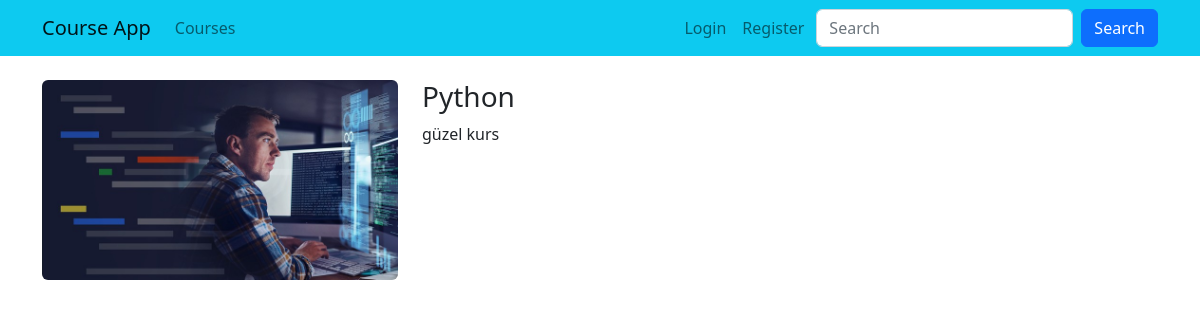
The app's page /courses/python with its own data.
### courses/models.py (models this page shows, shortened)
class Course(models.Model):
    title = models.CharField(max_length=50)
    description =models.TextField()
    image = models.ImageField(upload_to="images",default="")
    date = models.DateField(auto_now_add=True)
    isActive = models.BooleanField(default=False)
    isHome = models.BooleanField(default=False)
    slug = models.SlugField(null=False,default="",unique=True, db_index=True,blank=True,editable=False)
    categories = models.ManyToManyField(Category,related_name="kurslar",blank=True)

### courses/views.py (the view)
# urls.py: path("<slug:slug>",views.courseDetail,name="course_detail"),
def courseDetail(request,slug):
    course = get_object_or_404(Course,slug=slug)
    context = {
        "course":course,
    }
    return render(request, "courses/course_details.html",context)

### courses/templates/courses/course_details.html (shortened to what this page needs)
{% extends "layout.html" %}
{% load static %}
{% block css_files %}
    <link rel="stylesheet" href="{% static "/courses/css/style.css" %}">
{% endblock css_files %}
{% block content %}
    <div class="container">
        <div class="row mt-4">
            <div class="col-4">
                <img class="rounded img-fluid" src="{{course.image.url}}" alt="{{course.title}}">
            </div>
            <div class="col-8">
                <h1 class="h3">
                    {{course.title}}
                </h1>
                <p>
                    {{course.description}}
                </p>
            </div>
        </div>
    </div>
{% endblock content %}

### records on screen
Course: image (picture), title "Python", description "güzel kurs"
